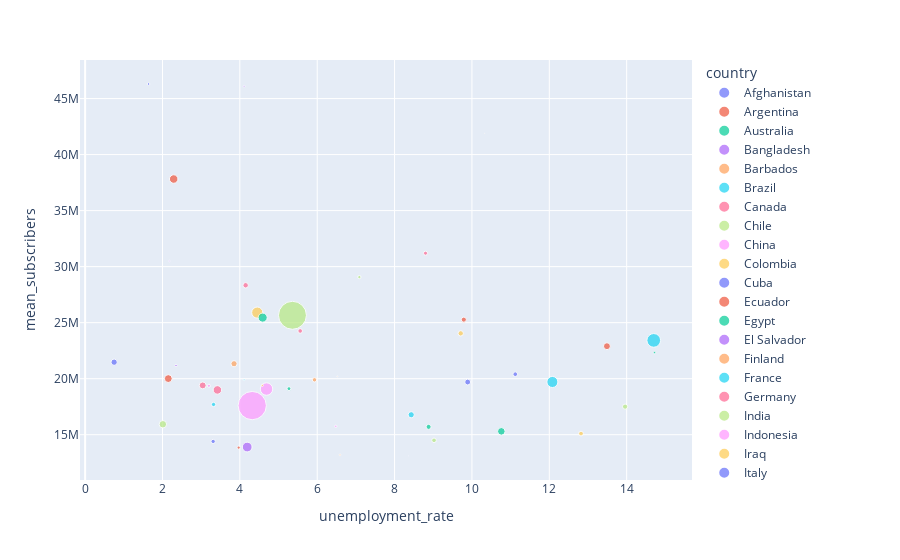

Here is the notebook cell this chart was saved with:
### Markdown cell above
https://www.kaggle.com/code/glebperevalov/analyzing-youtube-channel-popularity/notebook#What-is-the-relationship-between-channel-activity-(number-of-videos)-and-its-popularity

### Code cell
fig = px.scatter(mean_subscribers, x="unemployment_rate", y='mean_subscribers', size="population", color='country', hover_data=['mean_subscribers'])
fig.show()

### Figure 1 — Plotly figure (JSON) as saved in the notebook; plotly's stock layout.template omitted (floating-point values rounded to 4 significant figures)
{"data": [{"hovertemplate": "country=Afghanistan<br>unemployment_rate=%{x}<br>mean_subscribers=%{y}<br>population=%{marker.size}<extra></extra>", "legendgroup": "Afghanistan", "marker": {"color": "#636efa", "size": [38041754], "sizemode": "area", "sizeref": 3494000.0, "symbol": "circle"}, "mode": "markers", "name": "Afghanistan", "orientation": "v", "showlegend": true, "type": "scatter", "x": [11.12], "xaxis": "x", "y": [20400000], "yaxis": "y"}, {"hovertemplate": "country=Argentina<br>unemployment_rate=%{x}<br>mean_subscribers=%{y}<br>population=%{marker.size}<extra></extra>", "legendgroup": "Argentina", "marker": {"color": "#EF553B", "size": [44938712], "sizemode": "area", "sizeref": 3494000.0, "symbol": "circle"}, "mode": "markers", "name": "Argentina", "orientation": "v", "showlegend": true, "type": "scatter", "x": [9.79], "xaxis": "x", "y": [25270000.0], "yaxis": "y"}, {"hovertemplate": "country=Australia<br>unemployment_rate=%{x}<br>mean_subscribers=%{y}<br>population=%{marker.size}<extra></extra>", "legendgroup": "Australia", "marker": {"color": "#00cc96", "size": [25766605], "sizemode": "area", "sizeref": 3494000.0, "symbol": "circle"}, "mode": "markers", "name": "Australia", "orientation": "v", "showlegend": true, "type": "scatter", "x": [5.27], "xaxis": "x", "y": [19110000.0], "yaxis": "y"}, {"hovertemplate": "country=Bangladesh<br>unemployment_rate=%{x}<br>mean_subscribers=%{y}<br>population=%{marker.size}<extra></extra>", "legendgroup": "Bangladesh", "marker": {"color": "#ab63fa", "size": [167310838], "sizemode": "area", "sizeref": 3494000.0, "symbol": "circle"}, "mode": "markers", "name": "Bangladesh", "orientation": "v", "showlegend": true, "type": "scatter", "x": [4.19], "xaxis": "x", "y": [13900000], "yaxis": "y"}, {"hovertemplate": "country=Barbados<br>unemployment_rate=%{x}<br>mean_subscribers=%{y}<br>population=%{marker.size}<extra></extra>", "legendgroup": "Barbados", "marker": {"color": "#FFA15A", "size": [287025], "sizemode": "area", "sizeref": 3494000.0, "symbol": "circle"}, "mode": "markers", "name": "Barbados", "orientation": "v", "showlegend": true, "type": "scatter", "x": [10.33], "xaxis": "x", "y": [41900000], "yaxis": "y"}, {"hovertemplate": "country=Brazil<br>unemployment_rate=%{x}<br>mean_subscribers=%{y}<br>population=%{marker.size}<extra></extra>", "legendgroup": "Brazil", "marker": {"color": "#19d3f3", "size": [212559417], "sizemode": "area", "sizeref": 3494000.0, "symbol": "circle"}, "mode": "markers", "name": "Brazil", "orientation": "v", "showlegend": true, "type": "scatter", "x": [12.08], "xaxis": "x", "y": [19710000.0], "yaxis": "y"}, {"hovertemplate": "country=Canada<br>unemployment_rate=%{x}<br>mean_subscribers=%{y}<br>population=%{marker.size}<extra></extra>", "legendgroup": "Canada", "marker": {"color": "#FF6692", "size": [36991981], "sizemode": "area", "sizeref": 3494000.0, "symbol": "circle"}, "mode": "markers", "name": "Canada", "orientation": "v", "showlegend": true, "type": "scatter", "x": [5.56], "xaxis": "x", "y": [24260000], "yaxis": "y"}, {"hovertemplate": "country=Chile<br>unemployment_rate=%{x}<br>mean_subscribers=%{y}<br>population=%{marker.size}<extra></extra>", "legendgroup": "Chile", "marker": {"color": "#B6E880", "size": [18952038], "sizemode": "area", "sizeref": 3494000.0, "symbol": "circle"}, "mode": "markers", "name": "Chile", "orientation": "v", "showlegend": true, "type": "scatter", "x": [7.09], "xaxis": "x", "y": [29070000.0], "yaxis": "y"}, {"hovertemplate": "country=China<br>unemployment_rate=%{x}<br>mean_subscribers=%{y}<br>population=%{marker.size}<extra></extra>", "legendgroup": "China", "marker": {"color": "#FF97FF", "size": [1397715000], "sizemode": "area", "sizeref": 3494000.0, "symbol": "circle"}, "mode": "markers", "name": "China", "orientation": "v", "showlegend": true, "type": "scatter", "x": [4.32], "xaxis": "x", "y": [17600000], "yaxis": "y"}, {"hovertemplate": "country=Colombia<br>unemployment_rate=%{x}<br>mean_subscribers=%{y}<br>population=%{marker.size}<extra></extra>", "legendgroup": "Colombia", "marker": {"color": "#FECB52", "size": [50339443], "sizemode": "area", "sizeref": 3494000.0, "symbol": "circle"}, "mode": "markers", "name": "Colombia", "orientation": "v", "showlegend": true, "type": "scatter", "x": [9.71], "xaxis": "x", "y": [24050000.0], "yaxis": "y"}, {"hovertemplate": "country=Cuba<br>unemployment_rate=%{x}<br>mean_subscribers=%{y}<br>population=%{marker.size}<extra></extra>", "legendgroup": "Cuba", "marker": {"color": "#636efa", "size": [11333483], "sizemode": "area", "sizeref": 3494000.0, "symbol": "circle"}, "mode": "markers", "name": "Cuba", "orientation": "v", "showlegend": true, "type": "scatter", "x": [1.64], "xaxis": "x", "y": [46300000], "yaxis": "y"}, {"hovertemplate": "country=Ecuador<br>unemployment_rate=%{x}<br>mean_subscribers=%{y}<br>population=%{marker.size}<extra></extra>", "legendgroup": "Ecuador", "marker": {"color": "#EF553B", "size": [17373662], "sizemode": "area", "sizeref": 3494000.0, "symbol": "circle"}, "mode": "markers", "name": "Ecuador", "orientation": "v", "showlegend": true, "type": "scatter", "x": [3.97], "xaxis": "x", "y": [13850000], "yaxis": "y"}, {"hovertemplate": "country=Egypt<br>unemployment_rate=%{x}<br>mean_subscribers=%{y}<br>population=%{marker.size}<extra></extra>", "legendgroup": "Egypt", "marker": {"color": "#00cc96", "size": [100388073], "sizemode": "area", "sizeref": 3494000.0, "symbol": "circle"}, "mode": "markers", "name": "Egypt", "orientation": "v", "showlegend": true, "type": "scatter", "x": [10.76], "xaxis": "x", "y": [15300000], "yaxis": "y"}, {"hovertemplate": "country=El Salvador<br>unemployment_rate=%{x}<br>mean_subscribers=%{y}<br>population=%{marker.size}<extra></extra>", "legendgroup": "El Salvador", "marker": {"color": "#ab63fa", "size": [6453553], "sizemode": "area", "sizeref": 3494000.0, "symbol": "circle"}, "mode": "markers", "name": "El Salvador", "orientation": "v", "showlegend": true, "type": "scatter", "x": [4.11], "xaxis": "x", "y": [46100000], "yaxis": "y"}, {"hovertemplate": "country=Finland<br>unemployment_rate=%{x}<br>mean_subscribers=%{y}<br>population=%{marker.size}<extra></extra>", "legendgroup": "Finland", "marker": {"color": "#FFA15A", "size": [5520314], "sizemode": "area", "sizeref": 3494000.0, "symbol": "circle"}, "mode": "markers", "name": "Finland", "orientation": "v", "showlegend": true, "type": "scatter", "x": [6.59], "xaxis": "x", "y": [13200000], "yaxis": "y"}, {"hovertemplate": "country=France<br>unemployment_rate=%{x}<br>mean_subscribers=%{y}<br>population=%{marker.size}<extra></extra>", "legendgroup": "France", "marker": {"color": "#19d3f3", "size": [67059887], "sizemode": "area", "sizeref": 3494000.0, "symbol": "circle"}, "mode": "markers", "name": "France", "orientation": "v", "showlegend": true, "type": "scatter", "x": [8.43], "xaxis": "x", "y": [16780000], "yaxis": "y"}, {"hovertemplate": "country=Germany<br>unemployment_rate=%{x}<br>mean_subscribers=%{y}<br>population=%{marker.size}<extra></extra>", "legendgroup": "Germany", "marker": {"color": "#FF6692", "size": [83132799], "sizemode": "area", "sizeref": 3494000.0, "symbol": "circle"}, "mode": "markers", "name": "Germany", "orientation": "v", "showlegend": true, "type": "scatter", "x": [3.04], "xaxis": "x", "y": [19400000], "yaxis": "y"}, {"hovertemplate": "country=India<br>unemployment_rate=%{x}<br>mean_subscribers=%{y}<br>population=%{marker.size}<extra></extra>", "legendgroup": "India", "marker": {"color": "#B6E880", "size": [1366417754], "sizemode": "area", "sizeref": 3494000.0, "symbol": "circle"}, "mode": "markers", "name": "India", "orientation": "v", "showlegend": true, "type": "scatter", "x": [5.36], "xaxis": "x", "y": [25660000.0], "yaxis": "y"}, {"hovertemplate": "country=Indonesia<br>unemployment_rate=%{x}<br>mean_subscribers=%{y}<br>population=%{marker.size}<extra></extra>", "legendgroup": "Indonesia", "marker": {"color": "#FF97FF", "size": [270203917], "sizemode": "area", "sizeref": 3494000.0, "symbol": "circle"}, "mode": "markers", "name": "Indonesia", "orientation": "v", "showlegend": true, "type": "scatter", "x": [4.69], "xaxis": "x", "y": [19075000], "yaxis": "y"}, {"hovertemplate": "country=Iraq<br>unemployment_rate=%{x}<br>mean_subscribers=%{y}<br>population=%{marker.size}<extra></extra>", "legendgroup": "Iraq", "marker": {"color": "#FECB52", "size": [39309783], "sizemode": "area", "sizeref": 3494000.0, "symbol": "circle"}, "mode": "markers", "name": "Iraq", "orientation": "v", "showlegend": true, "type": "scatter", "x": [12.82], "xaxis": "x", "y": [15100000], "yaxis": "y"}, {"hovertemplate": "country=Italy<br>unemployment_rate=%{x}<br>mean_subscribers=%{y}<br>population=%{marker.size}<extra></extra>", "legendgroup": "Italy", "marker": {"color": "#636efa", "size": [60297396], "sizemode": "area", "sizeref": 3494000.0, "symbol": "circle"}, "mode": "markers", "name": "Italy", "orientation": "v", "showlegend": true, "type": "scatter", "x": [9.89], "xaxis": "x", "y": [19700000], "yaxis": "y"}, {"hovertemplate": "country=Japan<br>unemployment_rate=%{x}<br>mean_subscribers=%{y}<br>population=%{marker.size}<extra></extra>", "legendgroup": "Japan", "marker": {"color": "#EF553B", "size": [126226568], "sizemode": "area", "sizeref": 3494000.0, "symbol": "circle"}, "mode": "markers", "name": "Japan", "orientation": "v", "showlegend": true, "type": "scatter", "x": [2.29], "xaxis": "x", "y": [37820000], "yaxis": "y"}, {"hovertemplate": "country=Jordan<br>unemployment_rate=%{x}<br>mean_subscribers=%{y}<br>population=%{marker.size}<extra></extra>", "legendgroup": "Jordan", "marker": {"color": "#00cc96", "size": [10101694], "sizemode": "area", "sizeref": 3494000.0, "symbol": "circle"}, "mode": "markers", "name": "Jordan", "orientation": "v", "showlegend": true, "type": "scatter", "x": [14.72], "xaxis": "x", "y": [22330000.0], "yaxis": "y"}, {"hovertemplate": "country=Kuwait<br>unemployment_rate=%{x}<br>mean_subscribers=%{y}<br>population=%{marker.size}<extra></extra>", "legendgroup": "Kuwait", "marker": {"color": "#ab63fa", "size": [4207083], "sizemode": "area", "sizeref": 3494000.0, "symbol": "circle"}, "mode": "markers", "name": "Kuwait", "orientation": "v", "showlegend": true, "type": "scatter", "x": [2.18], "xaxis": "x", "y": [30500000], "yaxis": "y"}, {"hovertemplate": "country=Latvia<br>unemployment_rate=%{x}<br>mean_subscribers=%{y}<br>population=%{marker.size}<extra></extra>", "legendgroup": "Latvia", "marker": {"color": "#FFA15A", "size": [1912789], "sizemode": "area", "sizeref": 3494000.0, "symbol": "circle"}, "mode": "markers", "name": "Latvia", "orientation": "v", "showlegend": true, "type": "scatter", "x": [6.52], "xaxis": "x", "y": [20200000], "yaxis": "y"}, {"hovertemplate": "country=Malaysia<br>unemployment_rate=%{x}<br>mean_subscribers=%{y}<br>population=%{marker.size}<extra></extra>", "legendgroup": "Malaysia", "marker": {"color": "#19d3f3", "size": [32447385], "sizemode": "area", "sizeref": 3494000.0, "symbol": "circle"}, "mode": "markers", "name": "Malaysia", "orientation": "v", "showlegend": true, "type": "scatter", "x": [3.32], "xaxis": "x", "y": [17700000], "yaxis": "y"}, {"hovertemplate": "country=Mexico<br>unemployment_rate=%{x}<br>mean_subscribers=%{y}<br>population=%{marker.size}<extra></extra>", "legendgroup": "Mexico", "marker": {"color": "#FF6692", "size": [126014024], "sizemode": "area", "sizeref": 3494000.0, "symbol": "circle"}, "mode": "markers", "name": "Mexico", "orientation": "v", "showlegend": true, "type": "scatter", "x": [3.42], "xaxis": "x", "y": [19000000.0], "yaxis": "y"}, {"hovertemplate": "country=Morocco<br>unemployment_rate=%{x}<br>mean_subscribers=%{y}<br>population=%{marker.size}<extra></extra>", "legendgroup": "Morocco", "marker": {"color": "#B6E880", "size": [36910560], "sizemode": "area", "sizeref": 3494000.0, "symbol": "circle"}, "mode": "markers", "name": "Morocco", "orientation": "v", "showlegend": true, "type": "scatter", "x": [9.02], "xaxis": "x", "y": [14500000], "yaxis": "y"}, {"hovertemplate": "country=Netherlands<br>unemployment_rate=%{x}<br>mean_subscribers=%{y}<br>population=%{marker.size}<extra></extra>", "legendgroup": "Netherlands", "marker": {"color": "#FF97FF", "size": [17332850], "sizemode": "area", "sizeref": 3494000.0, "symbol": "circle"}, "mode": "markers", "name": "Netherlands", "orientation": "v", "showlegend": true, "type": "scatter", "x": [3.2], "xaxis": "x", "y": [19370000.0], "yaxis": "y"}, {"hovertemplate": "country=Pakistan<br>unemployment_rate=%{x}<br>mean_subscribers=%{y}<br>population=%{marker.size}<extra></extra>", "legendgroup": "Pakistan", "marker": {"color": "#FECB52", "size": [216565318], "sizemode": "area", "sizeref": 3494000.0, "symbol": "circle"}, "mode": "markers", "name": "Pakistan", "orientation": "v", "showlegend": true, "type": "scatter", "x": [4.45], "xaxis": "x", "y": [25900000], "yaxis": "y"}, {"hovertemplate": "country=Peru<br>unemployment_rate=%{x}<br>mean_subscribers=%{y}<br>population=%{marker.size}<extra></extra>", "legendgroup": "Peru", "marker": {"color": "#636efa", "size": [32510453], "sizemode": "area", "sizeref": 3494000.0, "symbol": "circle"}, "mode": "markers", "name": "Peru", "orientation": "v", "showlegend": true, "type": "scatter", "x": [3.31], "xaxis": "x", "y": [14400000], "yaxis": "y"}, {"hovertemplate": "country=Philippines<br>unemployment_rate=%{x}<br>mean_subscribers=%{y}<br>population=%{marker.size}<extra></extra>", "legendgroup": "Philippines", "marker": {"color": "#EF553B", "size": [108116615], "sizemode": "area", "sizeref": 3494000.0, "symbol": "circle"}, "mode": "markers", "name": "Philippines", "orientation": "v", "showlegend": true, "type": "scatter", "x": [2.15], "xaxis": "x", "y": [20010000.0], "yaxis": "y"}, {"hovertemplate": "country=Russia<br>unemployment_rate=%{x}<br>mean_subscribers=%{y}<br>population=%{marker.size}<extra></extra>", "legendgroup": "Russia", "marker": {"color": "#00cc96", "size": [144373535], "sizemode": "area", "sizeref": 3494000.0, "symbol": "circle"}, "mode": "markers", "name": "Russia", "orientation": "v", "showlegend": true, "type": "scatter", "x": [4.59], "xaxis": "x", "y": [25450000], "yaxis": "y"}, {"hovertemplate": "country=Samoa<br>unemployment_rate=%{x}<br>mean_subscribers=%{y}<br>population=%{marker.size}<extra></extra>", "legendgroup": "Samoa", "marker": {"color": "#ab63fa", "size": [202506], "sizemode": "area", "sizeref": 3494000.0, "symbol": "circle"}, "mode": "markers", "name": "Samoa", "orientation": "v", "showlegend": true, "type": "scatter", "x": [8.36], "xaxis": "x", "y": [13100000], "yaxis": "y"}, {"hovertemplate": "country=Saudi Arabia<br>unemployment_rate=%{x}<br>mean_subscribers=%{y}<br>population=%{marker.size}<extra></extra>", "legendgroup": "Saudi Arabia", "marker": {"color": "#FFA15A", "size": [34268528], "sizemode": "area", "sizeref": 3494000.0, "symbol": "circle"}, "mode": "markers", "name": "Saudi Arabia", "orientation": "v", "showlegend": true, "type": "scatter", "x": [5.93], "xaxis": "x", "y": [19900000], "yaxis": "y"}, {"hovertemplate": "country=Singapore<br>unemployment_rate=%{x}<br>mean_subscribers=%{y}<br>population=%{marker.size}<extra></extra>", "legendgroup": "Singapore", "marker": {"color": "#19d3f3", "size": [5703569], "sizemode": "area", "sizeref": 3494000.0, "symbol": "circle"}, "mode": "markers", "name": "Singapore", "orientation": "v", "showlegend": true, "type": "scatter", "x": [4.11], "xaxis": "x", "y": [19900000], "yaxis": "y"}, {"hovertemplate": "country=South Korea<br>unemployment_rate=%{x}<br>mean_subscribers=%{y}<br>population=%{marker.size}<extra></extra>", "legendgroup": "South Korea", "marker": {"color": "#FF6692", "size": [51709098], "sizemode": "area", "sizeref": 3494000.0, "symbol": "circle"}, "mode": "markers", "name": "South Korea", "orientation": "v", "showlegend": true, "type": "scatter", "x": [4.15], "xaxis": "x", "y": [28340000.0], "yaxis": "y"}, {"hovertemplate": "country=Spain<br>unemployment_rate=%{x}<br>mean_subscribers=%{y}<br>population=%{marker.size}<extra></extra>", "legendgroup": "Spain", "marker": {"color": "#B6E880", "size": [47076781], "sizemode": "area", "sizeref": 3494000.0, "symbol": "circle"}, "mode": "markers", "name": "Spain", "orientation": "v", "showlegend": true, "type": "scatter", "x": [13.96], "xaxis": "x", "y": [17500000.0], "yaxis": "y"}, {"hovertemplate": "country=Sweden<br>unemployment_rate=%{x}<br>mean_subscribers=%{y}<br>population=%{marker.size}<extra></extra>", "legendgroup": "Sweden", "marker": {"color": "#FF97FF", "size": [10285453], "sizemode": "area", "sizeref": 3494000.0, "symbol": "circle"}, "mode": "markers", "name": "Sweden", "orientation": "v", "showlegend": true, "type": "scatter", "x": [6.48], "xaxis": "x", "y": [15750000], "yaxis": "y"}, {"hovertemplate": "country=Switzerland<br>unemployment_rate=%{x}<br>mean_subscribers=%{y}<br>population=%{marker.size}<extra></extra>", "legendgroup": "Switzerland", "marker": {"color": "#FECB52", "size": [8574832], "sizemode": "area", "sizeref": 3494000.0, "symbol": "circle"}, "mode": "markers", "name": "Switzerland", "orientation": "v", "showlegend": true, "type": "scatter", "x": [4.58], "xaxis": "x", "y": [19400000], "yaxis": "y"}, {"hovertemplate": "country=Thailand<br>unemployment_rate=%{x}<br>mean_subscribers=%{y}<br>population=%{marker.size}<extra></extra>", "legendgroup": "Thailand", "marker": {"color": "#636efa", "size": [69625582], "sizemode": "area", "sizeref": 3494000.0, "symbol": "circle"}, "mode": "markers", "name": "Thailand", "orientation": "v", "showlegend": true, "type": "scatter", "x": [0.75], "xaxis": "x", "y": [21470000.0], "yaxis": "y"}, {"hovertemplate": "country=Turkey<br>unemployment_rate=%{x}<br>mean_subscribers=%{y}<br>population=%{marker.size}<extra></extra>", "legendgroup": "Turkey", "marker": {"color": "#EF553B", "size": [83429615], "sizemode": "area", "sizeref": 3494000.0, "symbol": "circle"}, "mode": "markers", "name": "Turkey", "orientation": "v", "showlegend": true, "type": "scatter", "x": [13.49], "xaxis": "x", "y": [22900000], "yaxis": "y"}, {"hovertemplate": "country=Ukraine<br>unemployment_rate=%{x}<br>mean_subscribers=%{y}<br>population=%{marker.size}<extra></extra>", "legendgroup": "Ukraine", "marker": {"color": "#00cc96", "size": [44385155], "sizemode": "area", "sizeref": 3494000.0, "symbol": "circle"}, "mode": "markers", "name": "Ukraine", "orientation": "v", "showlegend": true, "type": "scatter", "x": [8.88], "xaxis": "x", "y": [15700000], "yaxis": "y"}, {"hovertemplate": "country=United Arab Emirates<br>unemployment_rate=%{x}<br>mean_subscribers=%{y}<br>population=%{marker.size}<extra></extra>", "legendgroup": "United Arab Emirates", "marker": {"color": "#ab63fa", "size": [9770529], "sizemode": "area", "sizeref": 3494000.0, "symbol": "circle"}, "mode": "markers", "name": "United Arab Emirates", "orientation": "v", "showlegend": true, "type": "scatter", "x": [2.35], "xaxis": "x", "y": [21170000.0], "yaxis": "y"}, {"hovertemplate": "country=United Kingdom<br>unemployment_rate=%{x}<br>mean_subscribers=%{y}<br>population=%{marker.size}<extra></extra>", "legendgroup": "United Kingdom", "marker": {"color": "#FFA15A", "size": [66834405], "sizemode": "area", "sizeref": 3494000.0, "symbol": "circle"}, "mode": "markers", "name": "United Kingdom", "orientation": "v", "showlegend": true, "type": "scatter", "x": [3.85], "xaxis": "x", "y": [21330000.0], "yaxis": "y"}, {"hovertemplate": "country=United States of America<br>unemployment_rate=%{x}<br>mean_subscribers=%{y}<br>population=%{marker.size}<extra></extra>", "legendgroup": "United States of America", "marker": {"color": "#19d3f3", "size": [328239523], "sizemode": "area", "sizeref": 3494000.0, "symbol": "circle"}, "mode": "markers", "name": "United States of America", "orientation": "v", "showlegend": true, "type": "scatter", "x": [14.7], "xaxis": "x", "y": [23420000.0], "yaxis": "y"}, {"hovertemplate": "country=Venezuela<br>unemployment_rate=%{x}<br>mean_subscribers=%{y}<br>population=%{marker.size}<extra></extra>", "legendgroup": "Venezuela", "marker": {"color": "#FF6692", "size": [28515829], "sizemode": "area", "sizeref": 3494000.0, "symbol": "circle"}, "mode": "markers", "name": "Venezuela", "orientation": "v", "showlegend": true, "type": "scatter", "x": [8.8], "xaxis": "x", "y": [31200000], "yaxis": "y"}, {"hovertemplate": "country=Vietnam<br>unemployment_rate=%{x}<br>mean_subscribers=%{y}<br>population=%{marker.size}<extra></extra>", "legendgroup": "Vietnam", "marker": {"color": "#B6E880", "size": [96462106], "sizemode": "area", "sizeref": 3494000.0, "symbol": "circle"}, "mode": "markers", "name": "Vietnam", "orientation": "v", "showlegend": true, "type": "scatter", "x": [2.01], "xaxis": "x", "y": [15930000.0], "yaxis": "y"}], "layout": {"legend": {"itemsizing": "constant", "title": {"text": "country"}, "tracegroupgap": 0}, "margin": {"t": 60}, "xaxis": {"anchor": "y", "domain": [0, 1], "title": {"text": "unemployment_rate"}}, "yaxis": {"anchor": "x", "domain": [0, 1], "title": {"text": "mean_subscribers"}}}}
